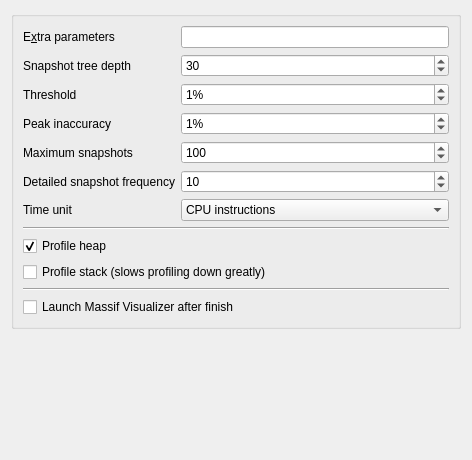
<?xml version="1.0" encoding="UTF-8"?>
<ui version="4.0">
 <class>valgrind::MassifConfig</class>
 <widget class="QWidget" name="valgrind::MassifConfig">
  <property name="geometry">
   <rect>
    <x>0</x>
    <y>0</y>
    <width>472</width>
    <height>460</height>
   </rect>
  </property>
  <layout class="QVBoxLayout" name="verticalLayout">
   <item>
    <widget class="QGroupBox" name="groupBox">
     <property name="title">
      <string/>
     </property>
     <layout class="QVBoxLayout" name="verticalLayout_2">
      <item>
       <layout class="QFormLayout" name="formLayout">
        <item row="0" column="0">
         <widget class="QLabel" name="label_2">
          <property name="text">
           <string>E&amp;xtra parameters</string>
          </property>
          <property name="buddy">
           <cstring>extraParameters</cstring>
          </property>
         </widget>
        </item>
        <item row="0" column="1">
         <widget class="QLineEdit" name="extraParameters">
          <property name="sizePolicy">
           <sizepolicy hsizetype="Expanding" vsizetype="Fixed">
            <horstretch>0</horstretch>
            <verstretch>0</verstretch>
           </sizepolicy>
          </property>
         </widget>
        </item>
        <item row="1" column="0">
         <widget class="QLabel" name="label">
          <property name="text">
           <string>Snapshot tree depth</string>
          </property>
         </widget>
        </item>
        <item row="1" column="1">
         <widget class="QSpinBox" name="depth">
          <property name="sizePolicy">
           <sizepolicy hsizetype="Expanding" vsizetype="Fixed">
            <horstretch>0</horstretch>
            <verstretch>0</verstretch>
           </sizepolicy>
          </property>
          <property name="maximum">
           <number>2000000000</number>
          </property>
          <property name="value">
           <number>30</number>
          </property>
         </widget>
        </item>
        <item row="2" column="0">
         <widget class="QLabel" name="label_3">
          <property name="text">
           <string>Threshold</string>
          </property>
         </widget>
        </item>
        <item row="2" column="1">
         <widget class="QSpinBox" name="threshold">
          <property name="sizePolicy">
           <sizepolicy hsizetype="Expanding" vsizetype="Fixed">
            <horstretch>0</horstretch>
            <verstretch>0</verstretch>
           </sizepolicy>
          </property>
          <property name="suffix">
           <string>%</string>
          </property>
          <property name="value">
           <number>1</number>
          </property>
         </widget>
        </item>
        <item row="3" column="0">
         <widget class="QLabel" name="label_4">
          <property name="text">
           <string>Peak inaccuracy</string>
          </property>
         </widget>
        </item>
        <item row="3" column="1">
         <widget class="QSpinBox" name="peakInaccuracy">
          <property name="sizePolicy">
           <sizepolicy hsizetype="Expanding" vsizetype="Fixed">
            <horstretch>0</horstretch>
            <verstretch>0</verstretch>
           </sizepolicy>
          </property>
          <property name="suffix">
           <string>%</string>
          </property>
          <property name="maximum">
           <number>100</number>
          </property>
          <property name="value">
           <number>1</number>
          </property>
         </widget>
        </item>
        <item row="4" column="0">
         <widget class="QLabel" name="label_7">
          <property name="text">
           <string>Maximum snapshots</string>
          </property>
         </widget>
        </item>
        <item row="4" column="1">
         <widget class="QSpinBox" name="maxSnapshots">
          <property name="sizePolicy">
           <sizepolicy hsizetype="Expanding" vsizetype="Fixed">
            <horstretch>0</horstretch>
            <verstretch>0</verstretch>
           </sizepolicy>
          </property>
          <property name="maximum">
           <number>2000000000</number>
          </property>
          <property name="value">
           <number>100</number>
          </property>
         </widget>
        </item>
        <item row="5" column="0">
         <widget class="QLabel" name="label_6">
          <property name="text">
           <string>Detailed snapshot frequency</string>
          </property>
         </widget>
        </item>
        <item row="5" column="1">
         <widget class="QSpinBox" name="snapshotFreq">
          <property name="sizePolicy">
           <sizepolicy hsizetype="Expanding" vsizetype="Fixed">
            <horstretch>0</horstretch>
            <verstretch>0</verstretch>
           </sizepolicy>
          </property>
          <property name="maximum">
           <number>2000000000</number>
          </property>
          <property name="value">
           <number>10</number>
          </property>
         </widget>
        </item>
        <item row="6" column="0">
         <widget class="QLabel" name="label_5">
          <property name="text">
           <string>Time unit</string>
          </property>
         </widget>
        </item>
        <item row="6" column="1">
         <widget class="QComboBox" name="timeUnit">
          <property name="sizePolicy">
           <sizepolicy hsizetype="Expanding" vsizetype="Fixed">
            <horstretch>0</horstretch>
            <verstretch>0</verstretch>
           </sizepolicy>
          </property>
          <item>
           <property name="text">
            <string>CPU instructions</string>
           </property>
          </item>
          <item>
           <property name="text">
            <string>Milliseconds</string>
           </property>
          </item>
          <item>
           <property name="text">
            <string>Bytes allocated</string>
           </property>
          </item>
         </widget>
        </item>
       </layout>
      </item>
      <item>
       <widget class="Line" name="line">
        <property name="orientation">
         <enum>Qt::Horizontal</enum>
        </property>
       </widget>
      </item>
      <item>
       <widget class="QCheckBox" name="profileHeap">
        <property name="text">
         <string>Profile heap</string>
        </property>
        <property name="checked">
         <bool>true</bool>
        </property>
       </widget>
      </item>
      <item>
       <widget class="QCheckBox" name="profileStack">
        <property name="text">
         <string>Profile stack (slows profiling down greatly)</string>
        </property>
       </widget>
      </item>
      <item>
       <widget class="Line" name="line_2">
        <property name="orientation">
         <enum>Qt::Horizontal</enum>
        </property>
       </widget>
      </item>
      <item>
       <widget class="QCheckBox" name="launchMassifVisualizer">
        <property name="text">
         <string>Launch Massif Visualizer after finish</string>
        </property>
       </widget>
      </item>
     </layout>
    </widget>
   </item>
   <item>
    <spacer name="verticalSpacer">
     <property name="orientation">
      <enum>Qt::Vertical</enum>
     </property>
     <property name="sizeHint" stdset="0">
      <size>
       <width>20</width>
       <height>40</height>
      </size>
     </property>
    </spacer>
   </item>
  </layout>
 </widget>
 <resources/>
 <connections/>
</ui>
